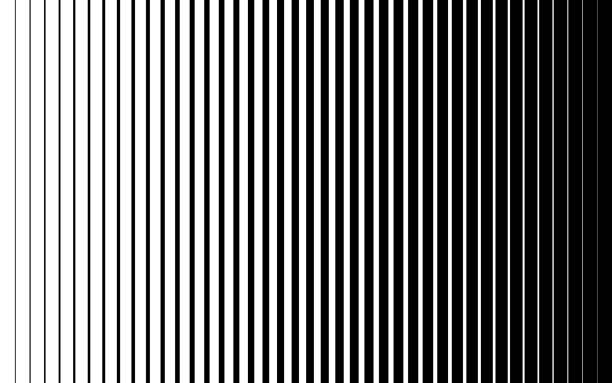
#> input picture cw13/lines.jpg, 612 x 383 px
$ python zad2.py
#> lines starting #> are read from the running program, lines starting #| are printed output that depends on the picture; after the words box and inside, x2 and y2 are one past the last pixel; in counts of white or black regions, pixels touching at a corner belong together
import cv2
import numpy as np
import matplotlib
matplotlib.use('TkAgg')
import matplotlib.pyplot as plt

# Wczytaj obraz w skali szarości
image = cv2.imread("lines.jpg", cv2.IMREAD_GRAYSCALE)
#> image is the input picture: shape (383, 612); min 0, max 255, mean 123
_, binary = cv2.threshold(image, 127, 255, cv2.THRESH_BINARY)
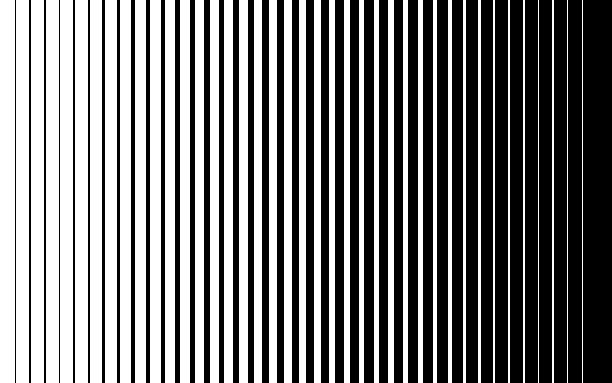
#> binary: shape (383, 612); 48% white; 40 white regions, largest, box (x1, y1, x2, y2) and area: (0, 0, 15, 383) 5745, (16, 0, 29, 383) 4979, (31, 0, 44, 383) 4979

# Element strukturalny - prostokątny 3x3
kernel = cv2.getStructuringElement(cv2.MORPH_RECT, (3, 3))

# Lista wyników do analizy grubości
dilated_images = []
iterations_range = [1, 2, 3, 4, 5]

for i in iterations_range:
    dilated = cv2.dilate(binary, kernel, iterations=i)
    dilated_images.append((i, dilated))
    cv2.imshow(f"dilated {i}", dilated)
#> this loop made 5 passes
#> pass 1, `dilated = cv2.dilate(binary, kernel, iterations=i)`:
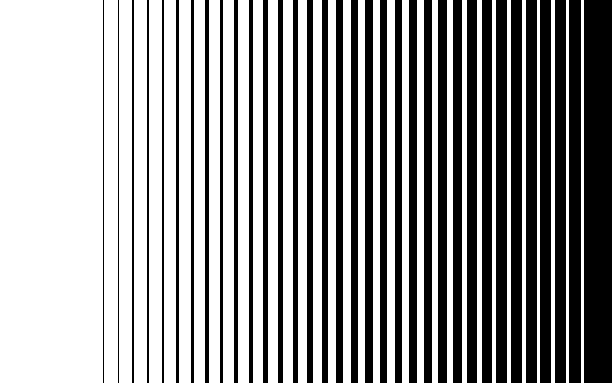
#> dilated: shape (383, 612); 60.6% white; 34 black regions, largest, box (x1, y1, x2, y2) and area: (584, 0, 612, 383) 10724, (569, 0, 581, 383) 4596, (496, 0, 507, 383) 4213
#> pass 2, `dilated = cv2.dilate(binary, kernel, iterations=i)`:
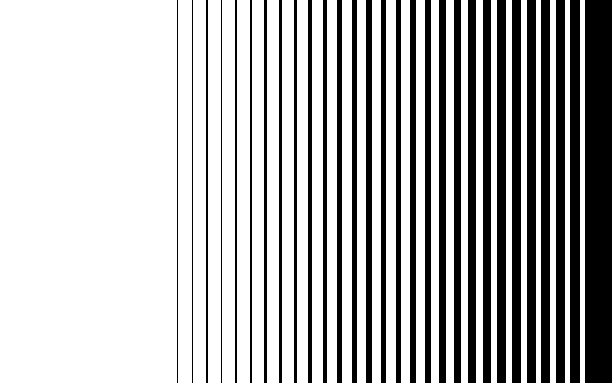
#> dilated: shape (383, 612); 71.2% white; 29 black regions, largest, box (x1, y1, x2, y2) and area: (585, 0, 612, 383) 10341, (570, 0, 580, 383) 3830, (497, 0, 506, 383) 3447
#> pass 3, `dilated = cv2.dilate(binary, kernel, iterations=i)`:
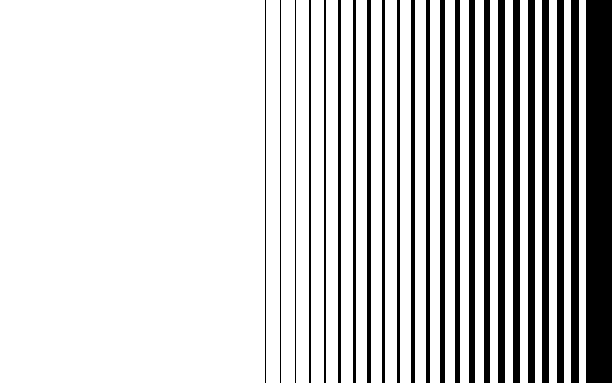
#> dilated: shape (383, 612); 80.1% white; 23 black regions, largest, box (x1, y1, x2, y2) and area: (586, 0, 612, 383) 9958, (571, 0, 579, 383) 3064, (498, 0, 505, 383) 2681
#> after the loop, dilated_images = 5 items
# Opcjonalnie: wykres grubości (dla uproszczenia: liczba pikseli != 0)
thicknesses = [np.count_nonzero(img) for _, img in dilated_images]
#> thicknesses = [142093, 166988, 187670, 203756, 215629]

plt.plot(iterations_range, thicknesses, marker='o')
plt.title("Wpływ iteracji dylatacji na grubość obiektów")
plt.xlabel("Liczba iteracji")
plt.ylabel("Liczba pikseli pierwszoplanowych")
plt.grid(True)
plt.show()
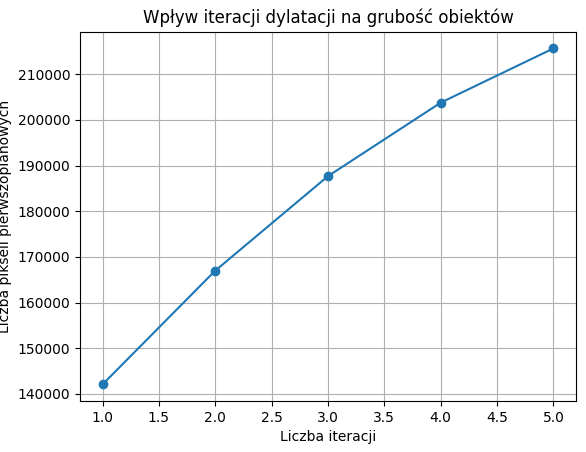
#> figure drawn by matplotlib, 1 panel
cv2.waitKey(0)
cv2.destroyAllWindows()
